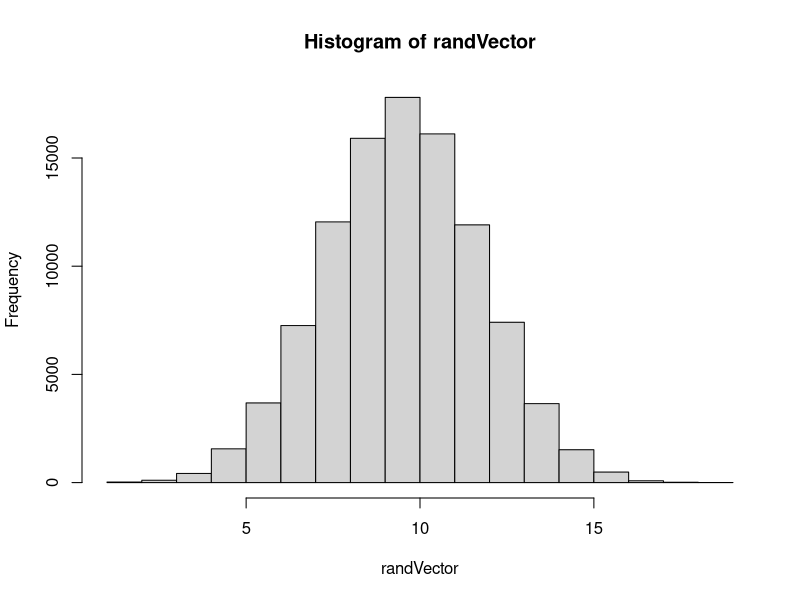
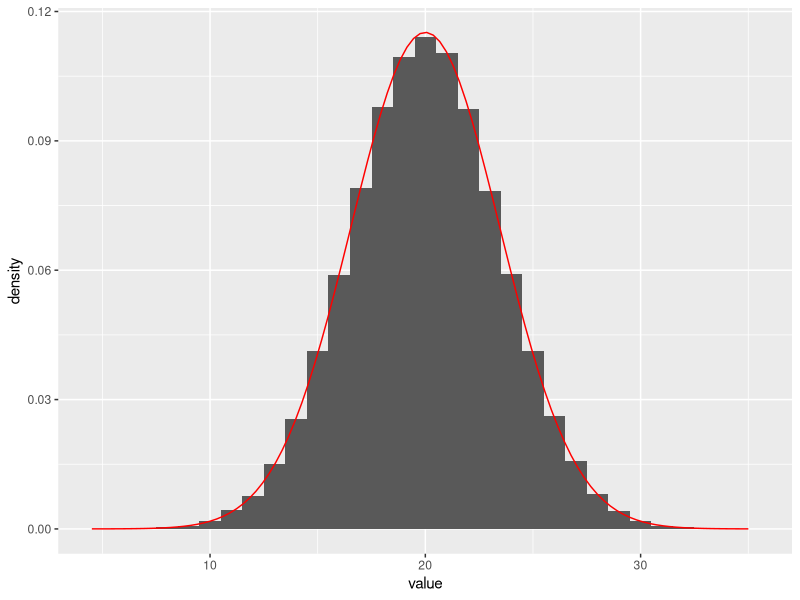
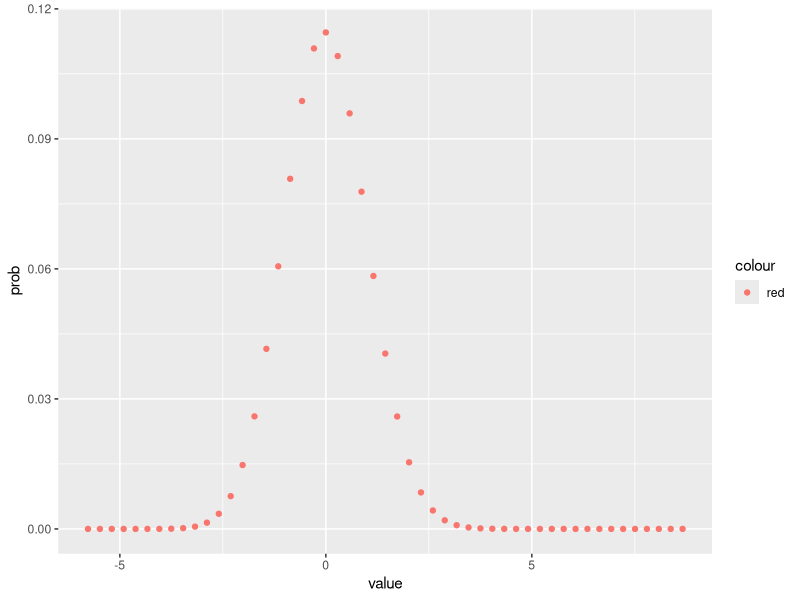
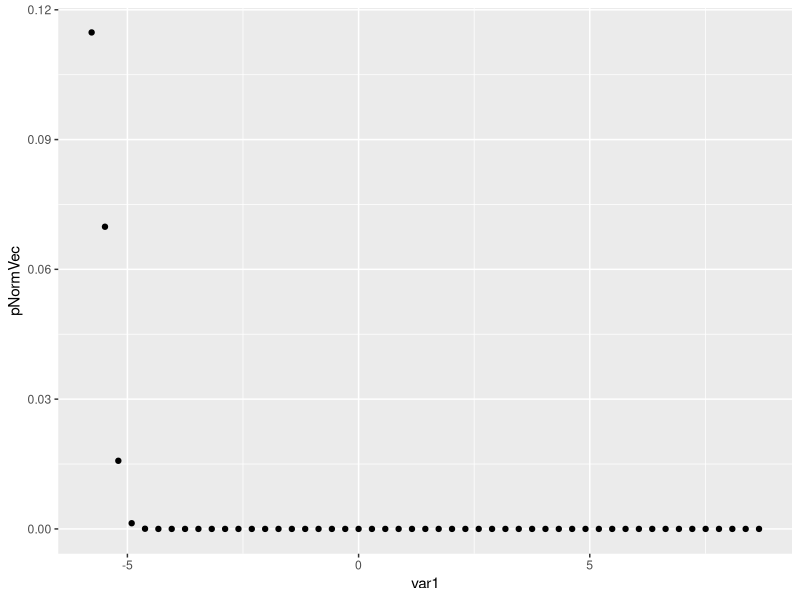

Reproduce these figures in R, in order.
## ---- chunk 1
knitr::opts_chunk$set(echo = TRUE)
library(tidyverse)
library(ggplot2)
library(knitr)

set.seed(7654321)
randBinom <- rbinom(100000, 20, .5)
randVector<-vector("numeric", 100000)
randVector = randBinom

## ---- chunk 2
hist(randVector)

## ---- chunk 3
rMean <- mean(randVector)
stdDev<-sd(randVector)
#Relate them to eachother, does the histogram seem to follow the theoretical values? Plot them in a way that shows how they compare.
## ---- chunk 4
NormPlot= rnorm(100000, 20, sqrt(50 *0.4*(1-0.4)))
#hist(NormPlot)+geom_histogram(aes(y = ..density..),binwidth=1)
NormPlot <- data.frame(value = NormPlot)

g<- ggplot(NormPlot, aes(x=value)) +
        geom_histogram(aes(y = ..density..),binwidth=1) +
        stat_function(fun = dnorm, colour = "red",args = list(mean =20, sd = sqrt(50*.4*(1-.4))))
g
## ---- chunk 5
#set d
d=1/sqrt(50*0.4*(1-0.4))

#random variable

X<-function(x){(x-50*0.4)/(sqrt(50*0.4*(1-0.4)))}
pNormfun<-function(x, d){
  abs(pnorm(x+d/2) - pnorm(x-d/2))
}
var1 <- X(0:50)
var2 <- (0:50)
probVar1 <- dbinom(0:50, 50, .4)
var1DF <- data.frame(value = var1, prob = probVar1)
g <- ggplot(var1DF, aes(x = value, y = prob)) + geom_point(aes(colour="red"))
g

#apply pnorm to each value in var1 +- d/2
#loop through in vector form, apply pnorm to a vector
#feed pnorm a vector as an x argument, plot points 

pNormVec<-sapply(var2, pNormfun, d=d)
pNormDat<-data.frame(pNormVec)
g<- ggplot(pNormDat, aes(x = var1 , y = pNormVec)) + geom_point()
g


## ---- chunk 6
#Repeat #4,change up parameters in the binomial dist. and use same #4 visualizatios but with s = size, p = probabilitiy 
# d = defined in terms of s and p (see equation above), use same type of plot in #4, and say what you think about how they compare
## ---- chunk 7

#Figure out analytically a value for the vertical scale that will make the 2 line up, and explain why that number is the magic number
